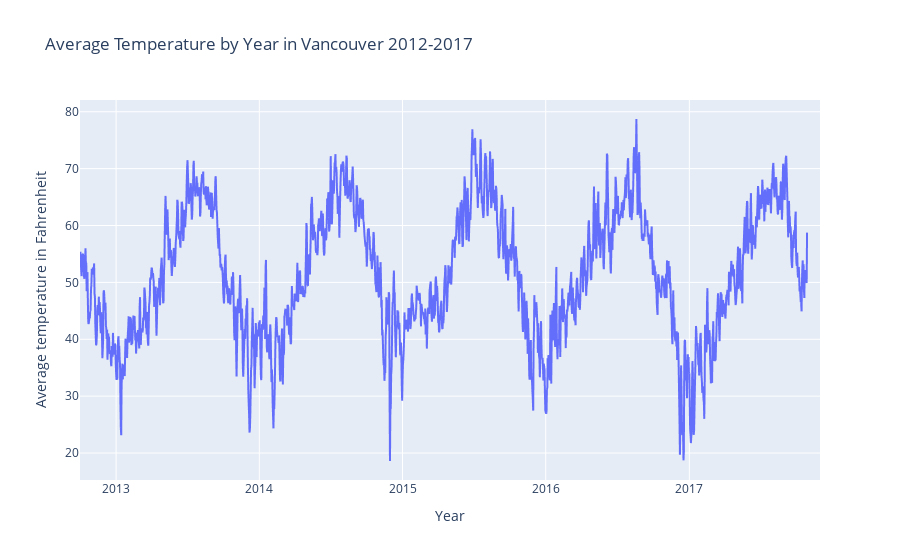

The cell this chart's notebook holds for it:
### Code cell
px.line(filled_df.groupby('Date').agg({'Vancouver':'mean'}).reset_index(), x='Date', y='Vancouver',
             labels={
                     "Date": "Year",
                     "Vancouver": "Average temperature in Fahrenheit",
                 },
                title="Average Temperature by Year in Vancouver 2012-2017")

### Figure 1 — Plotly figure (JSON) as saved in the notebook; plotly's stock layout.template omitted (floating-point values rounded to 4 significant figures; data arrays with more than 128 entries replaced by an {"elided": "..."} marker saying what was removed)
{"data": [{"hovertemplate": "Year=%{x}<br>Average temperature in Fahrenheit=%{y}<extra></extra>", "legendgroup": "", "line": {"color": "#636efa", "dash": "solid"}, "mode": "lines", "name": "", "showlegend": false, "type": "scattergl", "x": {"elided": "1887 str values"}, "xaxis": "x", "y": {"elided": "1887 float values"}, "yaxis": "y"}], "layout": {"legend": {"tracegroupgap": 0}, "title": {"text": "Average Temperature by Year in Vancouver 2012-2017"}, "xaxis": {"anchor": "y", "domain": [0, 1], "title": {"text": "Year"}}, "yaxis": {"anchor": "x", "domain": [0, 1], "title": {"text": "Average temperature in Fahrenheit"}}}}
